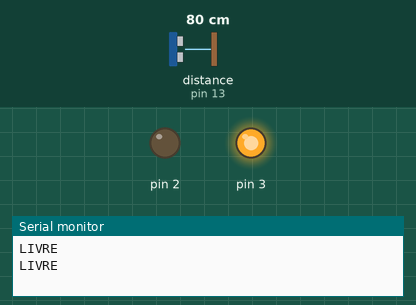
Bench run of a sketch on a simulated Arduino Uno, built with avr-gcc and run on an emulated ATmega328P. Shown: output pins drawn as LEDs (lit = HIGH), the last lines printed to the serial monitor. The test bench sets the inputs (shaded band); at power-on: distance to the obstacle (sensor on pin 13) 80 cm.

Above: at 1.3 s.
1.4 s: distance to the obstacle (sensor on pin 13) set to 11 cm
3.2 s: distance to the obstacle (sensor on pin 13) set to 8 cm
At 5.0 s:
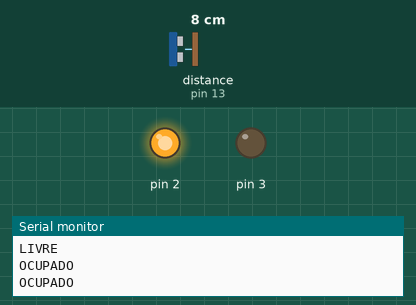
5.5 s: distance to the obstacle (sensor on pin 13) set to 18 cm
At 6.8 s:
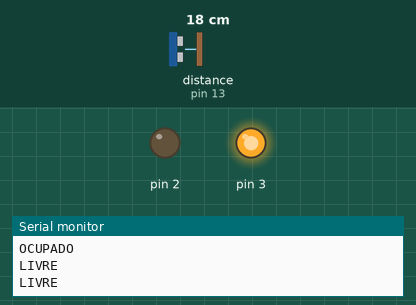
7.5 s: distance to the obstacle (sensor on pin 13) set to 2 cm
At 8.5 s:
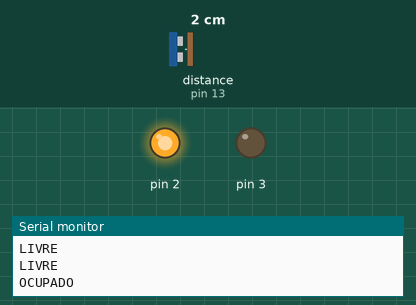
Timing chart, 0 to 10.5 s (numbered marks = the images above; inputs shaded):
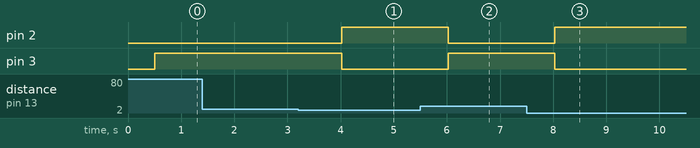

Measured:
- the behaviour switches between 10 and 9 cm on distance to the obstacle (sensor on pin 13) (found by bisection; images 0 and 1)
- after the input at 3.2 s, pin 2: LOW → HIGH after 0.82 s; pin 3: HIGH → LOW after 0.82 s
- after the input at 5.5 s, pin 2: HIGH → LOW after 0.53 s; pin 3: LOW → HIGH after 0.53 s
- after the input at 7.5 s, pin 2: LOW → HIGH after 0.53 s; pin 3: HIGH → LOW after 0.53 s

The sketch:

controleDeEstacionamento.ino
```cpp
/**
   Atividade 1: Controle de Estacionamento
*/

#include <Ultrasonic.h>
Ultrasonic sonar (12, 13);
int distance;

void setup() {
  pinMode (2, OUTPUT);
  pinMode (3, OUTPUT);
  Serial.begin (9600);
}

void loop() {
  distance = sonar.read();
  delay (500);
  if (distance < 10) {
    digitalWrite (2, HIGH);
    digitalWrite (3, LOW);
    Serial.println ("OCUPADO");
    Serial.print ("");
  }
  else {
    digitalWrite (2, LOW);
    digitalWrite (3, HIGH);
    Serial.println ("LIVRE");
    Serial.print ("");
  }
}
```
